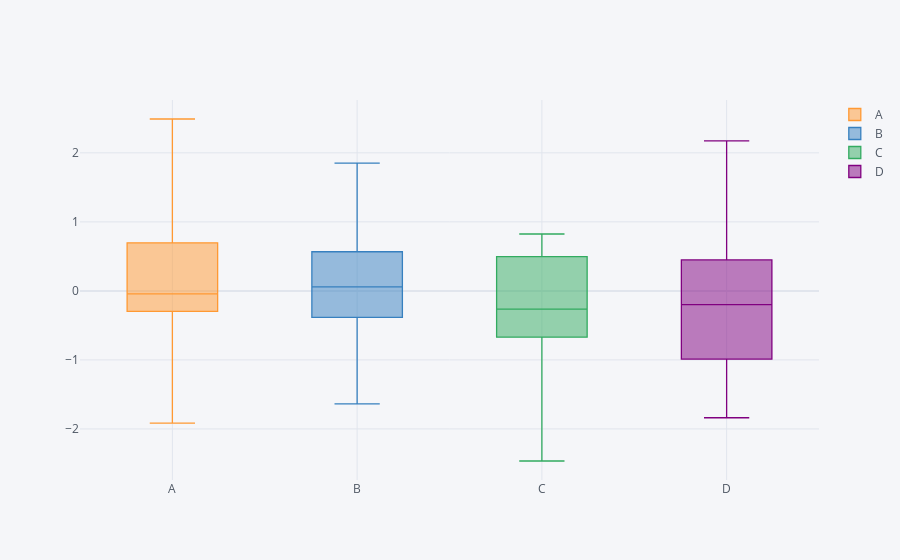

The notebook cell saved with this chart:
### Code cell
df.iplot(kind='box')      #plotting box plot for each column and we can remove any column from graph by clicking on given right icons down in the plots.

### Figure 1 — Plotly figure (JSON) as saved in the notebook; plotly's stock layout.template omitted (floating-point values rounded to 4 significant figures)
{"data": [{"boxpoints": false, "line": {"width": 1.3}, "marker": {"color": "rgba(255, 153, 51, 1.0)"}, "name": "A", "orientation": "v", "type": "box", "y": [1.803, 0.06992, -0.06792, 1.997, 0.9806, 0.1439, -1.895, -0.1999, -0.2415, -0.353, -1.465, -1.915, -0.2358, 2.49, 1.198, -0.06024, -0.4489, 0.4124, -0.02569, 0.184]}, {"boxpoints": false, "line": {"width": 1.3}, "marker": {"color": "rgba(55, 128, 191, 1.0)"}, "name": "B", "orientation": "v", "type": "box", "y": [-1.637, -0.5258, -1.24, 1.851, -0.08713, -0.08479, 1.622, -1.266, 0.6776, 0.2222, -0.1628, 1.652, -1.26, 0.0708, 0.09728, 0.4854, -0.2427, 0.6488, 0.1439, 0.04399]}, {"boxpoints": false, "line": {"width": 1.3}, "marker": {"color": "rgba(50, 171, 96, 1.0)"}, "name": "C", "orientation": "v", "type": "box", "y": [0.509, 0.3528, -0.7109, -0.4839, 0.6309, -1.318, -2.465, -0.4162, 0.14, -1.026, 0.4832, -0.3261, 0.8239, -0.2017, -0.4109, 0.6542, -0.6311, -0.04063, -1.388, 0.817]}, {"boxpoints": false, "line": {"width": 1.3}, "marker": {"color": "rgba(128, 0, 128, 1.0)"}, "name": "D", "orientation": "v", "type": "box", "y": [-0.1385, -0.7331, -0.3704, 0.6461, -1.285, -1.838, 0.422, 1.504, -0.2574, 0.4602, -0.2697, 0.3694, -1.17, 1.11, 2.175, -1.419, -1.323, 0.4365, 0.4208, -0.8048]}], "layout": {"legend": {"bgcolor": "#F5F6F9", "font": {"color": "#4D5663"}}, "paper_bgcolor": "#F5F6F9", "plot_bgcolor": "#F5F6F9", "title": {"font": {"color": "#4D5663"}}, "xaxis": {"gridcolor": "#E1E5ED", "showgrid": true, "tickfont": {"color": "#4D5663"}, "title": {"font": {"color": "#4D5663"}, "text": ""}, "zerolinecolor": "#E1E5ED"}, "yaxis": {"gridcolor": "#E1E5ED", "showgrid": true, "tickfont": {"color": "#4D5663"}, "title": {"font": {"color": "#4D5663"}, "text": ""}, "zerolinecolor": "#E1E5ED"}}}
